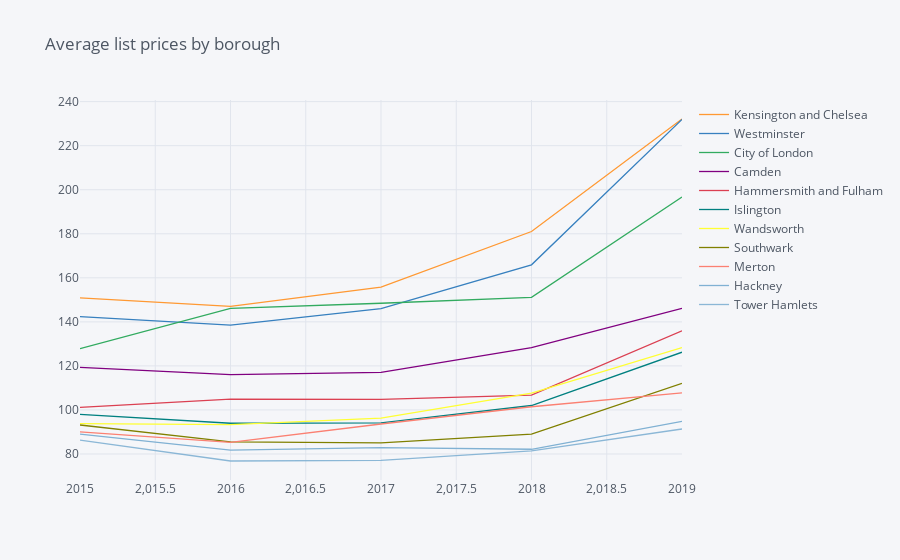

Notebook code cell kept with this figure:
### Code cell
price_2015 = listings_2015.groupby('neighbourhood')['price'].mean().sort_values(ascending=False)
price_2016 = listings_2016.groupby('neighbourhood')['price'].mean().sort_values(ascending=False)
price_2017 = listings_2017.groupby('neighbourhood')['price'].mean().sort_values(ascending=False)
price_2018 = listings_2018.groupby('neighbourhood')['price'].mean().sort_values(ascending=False)
price_2019 = listings_2019.groupby('neighbourhood')['price'].mean().sort_values(ascending=False)

dfs_prices = pd.concat([price_2015, price_2016, price_2017, price_2018, price_2019], axis=1).fillna(0)
dfs_prices.columns = ['2015','2016','2017','2018','2019']
print(dfs_prices)

dfs_prices.head(11).T.iplot(title='Average list prices by borough')

### Figure 1 — Plotly figure (JSON) as saved in the notebook; plotly's stock layout.template omitted (floating-point values rounded to 4 significant figures)
{"data": [{"line": {"color": "rgba(255, 153, 51, 1.0)", "dash": "solid", "shape": "linear", "width": 1.3}, "mode": "lines", "name": "Kensington and Chelsea", "text": "", "type": "scatter", "x": ["2015", "2016", "2017", "2018", "2019"], "y": [150.9, 147.0, 155.8, 181.0, 232.1]}, {"line": {"color": "rgba(55, 128, 191, 1.0)", "dash": "solid", "shape": "linear", "width": 1.3}, "mode": "lines", "name": "Westminster", "text": "", "type": "scatter", "x": ["2015", "2016", "2017", "2018", "2019"], "y": [142.4, 138.5, 146.0, 165.9, 232.0]}, {"line": {"color": "rgba(50, 171, 96, 1.0)", "dash": "solid", "shape": "linear", "width": 1.3}, "mode": "lines", "name": "City of London", "text": "", "type": "scatter", "x": ["2015", "2016", "2017", "2018", "2019"], "y": [127.8, 146.1, 148.4, 151.1, 196.7]}, {"line": {"color": "rgba(128, 0, 128, 1.0)", "dash": "solid", "shape": "linear", "width": 1.3}, "mode": "lines", "name": "Camden", "text": "", "type": "scatter", "x": ["2015", "2016", "2017", "2018", "2019"], "y": [119.4, 116.1, 117.1, 128.3, 146.2]}, {"line": {"color": "rgba(219, 64, 82, 1.0)", "dash": "solid", "shape": "linear", "width": 1.3}, "mode": "lines", "name": "Hammersmith and Fulham", "text": "", "type": "scatter", "x": ["2015", "2016", "2017", "2018", "2019"], "y": [101.2, 104.9, 104.8, 106.8, 135.9]}, {"line": {"color": "rgba(0, 128, 128, 1.0)", "dash": "solid", "shape": "linear", "width": 1.3}, "mode": "lines", "name": "Islington", "text": "", "type": "scatter", "x": ["2015", "2016", "2017", "2018", "2019"], "y": [97.97, 93.95, 94.13, 102.0, 126.2]}, {"line": {"color": "rgba(255, 255, 51, 1.0)", "dash": "solid", "shape": "linear", "width": 1.3}, "mode": "lines", "name": "Wandsworth", "text": "", "type": "scatter", "x": ["2015", "2016", "2017", "2018", "2019"], "y": [93.78, 93.32, 96.28, 107.7, 128.3]}, {"line": {"color": "rgba(128, 128, 0, 1.0)", "dash": "solid", "shape": "linear", "width": 1.3}, "mode": "lines", "name": "Southwark", "text": "", "type": "scatter", "x": ["2015", "2016", "2017", "2018", "2019"], "y": [93.17, 85.5, 85.01, 89.01, 112.0]}, {"line": {"color": "rgba(251, 128, 114, 1.0)", "dash": "solid", "shape": "linear", "width": 1.3}, "mode": "lines", "name": "Merton", "text": "", "type": "scatter", "x": ["2015", "2016", "2017", "2018", "2019"], "y": [90.08, 85.29, 93.62, 101.4, 107.7]}, {"line": {"color": "rgba(128, 177, 211, 1.0)", "dash": "solid", "shape": "linear", "width": 1.3}, "mode": "lines", "name": "Hackney", "text": "", "type": "scatter", "x": ["2015", "2016", "2017", "2018", "2019"], "y": [89.01, 81.78, 82.9, 82.14, 94.79]}, {"line": {"color": "rgba(128, 177, 211, 0.8999999999999999)", "dash": "solid", "shape": "linear", "width": 1.3}, "mode": "lines", "name": "Tower Hamlets", "text": "", "type": "scatter", "x": ["2015", "2016", "2017", "2018", "2019"], "y": [86.3, 76.82, 77.09, 81.46, 91.36]}], "layout": {"legend": {"bgcolor": "#F5F6F9", "font": {"color": "#4D5663"}}, "paper_bgcolor": "#F5F6F9", "plot_bgcolor": "#F5F6F9", "title": {"font": {"color": "#4D5663"}, "text": "Average list prices by borough"}, "xaxis": {"gridcolor": "#E1E5ED", "showgrid": true, "tickfont": {"color": "#4D5663"}, "title": {"font": {"color": "#4D5663"}, "text": ""}, "zerolinecolor": "#E1E5ED"}, "yaxis": {"gridcolor": "#E1E5ED", "showgrid": true, "tickfont": {"color": "#4D5663"}, "title": {"font": {"color": "#4D5663"}, "text": ""}, "zerolinecolor": "#E1E5ED"}}}
